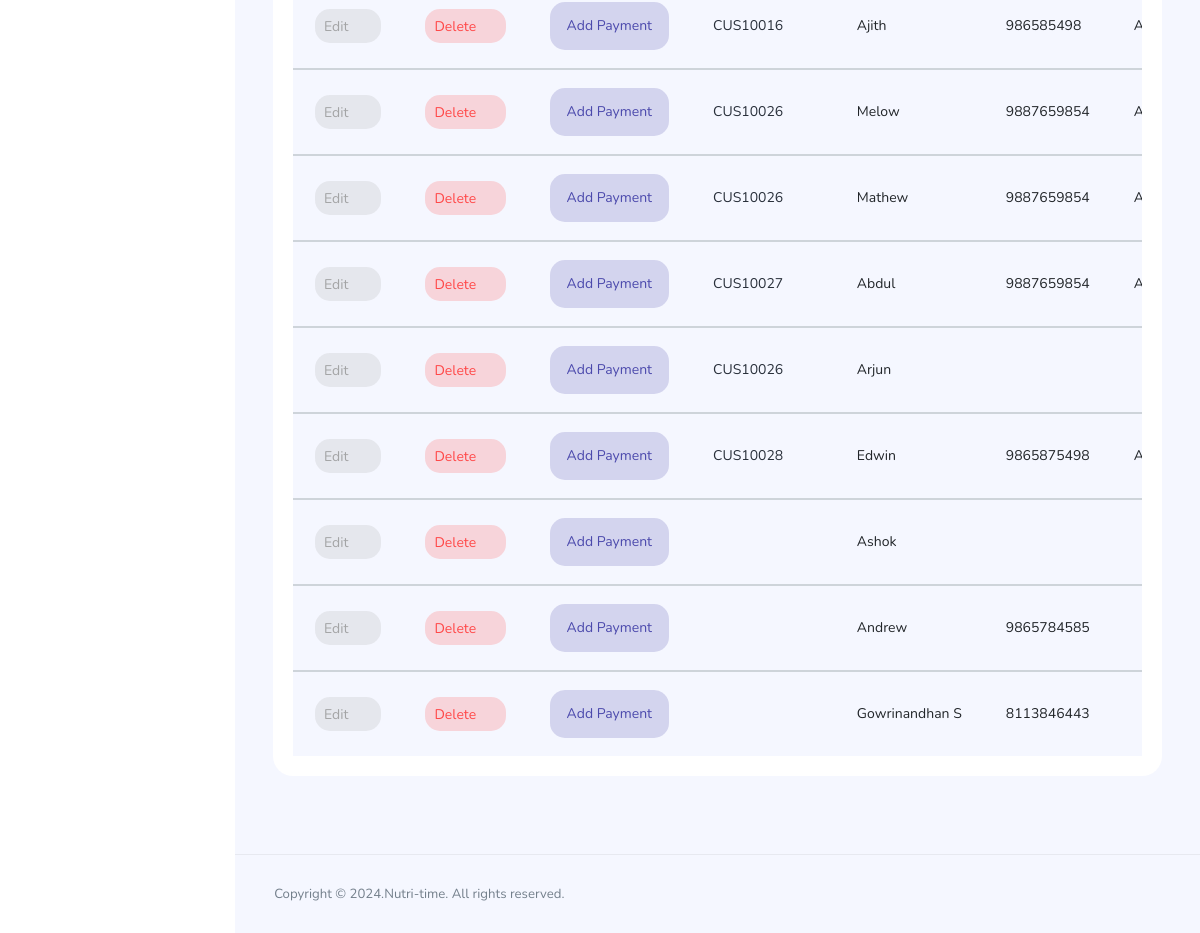
Page /Admin/pages/admin-customer.php (signed in, lower part) on the earlier database version.
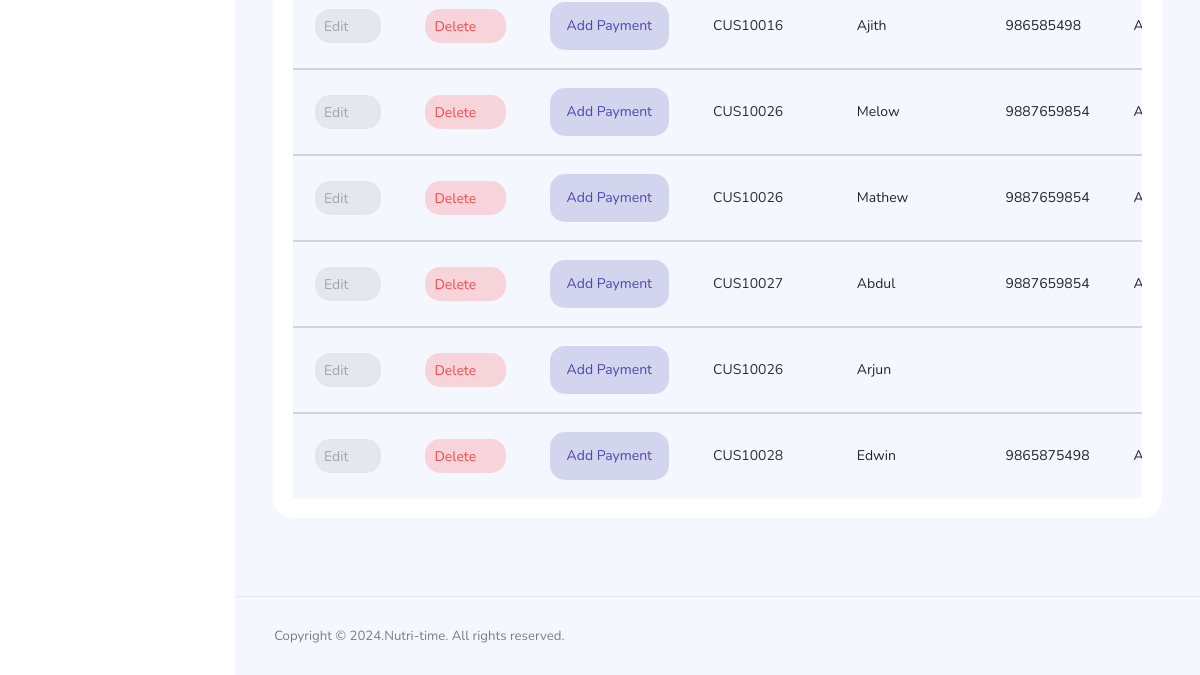
Same page on the later database version.
### tables this page shows
CREATE TABLE `customer` (
  `cust_id` int(11) NOT NULL,
  `cust_code` varchar(50) NOT NULL,
  `cust_name` varchar(100) NOT NULL,
  `cust_phno` varchar(20) NOT NULL,
  `cust_invited` varchar(50) NOT NULL,
  `cust_age` varchar(10) NOT NULL,
  `cust_bodyage` varchar(10) NOT NULL,
  `cust_gender` varchar(25) NOT NULL,
  `cust_email` varchar(50) NOT NULL,
  `cust_password` varchar(50) NOT NULL,
  `cust_doj` varchar(50) NOT NULL,
  `cust_city` varchar(50) NOT NULL,
  `cust_address` varchar(100) NOT NULL,
  `cust_height` varchar(10) NOT NULL,
  `cust_weight` varchar(10) NOT NULL,
  `cust_idleweight` varchar(10) NOT NULL,
  `cust_fat` varchar(10) NOT NULL,
  `cust_vcf` varchar(50) NOT NULL,
  `cust_bmr` varchar(10) NOT NULL,
  `cust_bmi` varchar(10) NOT NULL,
  `cust_mm` varchar(10) NOT NULL,
  `cust_tsf` varchar(10) NOT NULL,
  `cust_waketime` varchar(10) NOT NULL,
  `cust_tea` varchar(50) NOT NULL,
  `cust_breakfast` varchar(100) NOT NULL,
  `cust_lunch` varchar(100) NOT NULL,
  `cust_snack` varchar(100) NOT NULL,
  `cust_dinner` varchar(100) NOT NULL,
  `cust_veg_nonveg` varchar(50) NOT NULL,
  `cust_waterintake` varchar(10) NOT NULL,
  `cust_cond1` varchar(100) NOT NULL,
  `cust_cond2` varchar(100) NOT NULL,
  `cust_cond3` varchar(100) NOT NULL,
  `cust_cond4` varchar(100) NOT NULL,
  `cust_cond5` varchar(100) NOT NULL,
  `cust_cond6` varchar(100) NOT NULL,
  `cust_cond7` varchar(100) NOT NULL,
  `cust_cond8` varchar(100) NOT NULL,
  `cust_prg` varchar(50) NOT NULL,
  `cust_prgtype` varchar(20) NOT NULL,
  `cust_noday` varchar(10) NOT NULL,
  `cust_total` varchar(20) NOT NULL,
  `cust_paid` varchar(20) NOT NULL,
  `cust_paiddate` varchar(100) NOT NULL,
  `cust_paid1` varchar(10) NOT NULL,
  `cust_paiddate1` varchar(100) NOT NULL,
  `cust_paid2` varchar(10) NOT NULL,
  `cust_paiddate2` varchar(100) NOT NULL,
  `cust_paid3` varchar(10) NOT NULL,
  `cust_paiddate3` varchar(100) NOT NULL,
  `cust_paid4` varchar(10) NOT NULL,
  `cust_paiddate4` varchar(100) NOT NULL,
  `cust_paid5` varchar(10) NOT NULL,
  `cust_paiddate5` varchar(100) NOT NULL,
  `cust_remain` varchar(10) NOT NULL,
  `cust_date` varchar(100) NOT NULL
);

### Admin/pages/admin-customer.php (the view, shortened to what this page needs)
<?php
include './connect.php';
?>
<!DOCTYPE html>
<html lang="en">
<head>
  <link rel="stylesheet" href="../vendors/feather/feather.css">
  <link rel="stylesheet" href="../vendors/ti-icons/css/themify-icons.css">
  <link rel="stylesheet" href="../vendors/css/vendor.bundle.base.css">
  <link rel="stylesheet" href="../css/vertical-layout-light/style.css">
</head>
<body>
  <div class="container-scroller">
    <?php
    include './topbar.php';
    ?>
    <div class="main-panel">
      <div class="content-wrapper">
        <div class="row">
          <div class="col-lg-12 grid-margin stretch-card">
            <div class="card">
              <div class="card-body">
                <div class="table-responsive">
                  <table class="table table-striped">
                    <?php
                    $sql = mysqli_query($conn, "SELECT * FROM customer ORDER BY cust_id ");
                    while ($row = mysqli_fetch_assoc($sql)) {
                      $cus_id = $row['cust_id'];
                      $cus_code = $row['cust_code'];
                      $cus_name = $row['cust_name'];
                      $cus_phno = $row['cust_phno'];
                      $cus_invite = $row['cust_invited'];
                    ?>
                      <tbody>
                        <tr>
                          <td><a href="admin-customer.php?cusid=<?php echo $cus_id; ?>" class="btn btn-inverse-secondary btn-icon-text p-2">Edit <i class="ti-pencil-alt btn-icon-append"></i></a></td>
                          <td><a href="admin-customer.php?cusdid=<?php echo $cus_id; ?>" class="btn btn-inverse-danger btn-icon-text p-2">Delete<i class="ti-trash btn-icon-prepend"></i></a></td>
                          <td><a href="admin-customer.php?cusmdid=<?php echo $cus_id; ?>" class="btn btn-inverse-primary btn-icon-text p-3" data-toggle="modal" data-target="#exampleModal_<?php echo $cus_id; ?>">Add Payment</a></td>
                          <td class="py-1"><a href="admin-customerdetails.php?prid=<?php echo $cus_id; ?>" class="text-dark"><?php echo $cus_code; ?></a></td>
                          <td><?php echo $cus_name; ?></td>
                          <td><?php echo $cus_phno; ?></td>
                          <td><?php echo $cus_invite; ?></td>
                        </tr>
                      </tbody>
                    <?php
                    }
                    ?>
                  </table>
                </div>
              </div>
            </div>
          </div>
        </div>
      </div>
      <footer class="footer">
        <div class="d-sm-flex justify-content-center justify-content-sm-between">
          <span class="text-muted text-center text-sm-left d-block d-sm-inline-block">Copyright © 2024.Nutri-time. All rights reserved.</span>
        </div>
      </footer>
    </div>
  </div>
  </div>
</body>
</html>

Differences in the rows shown:
removed customer: cust_name "Ashok"
removed customer: cust_name "Andrew", cust_phno "9865784585"
removed customer: cust_name "Gowrinandhan S", cust_phno "8113846443"
